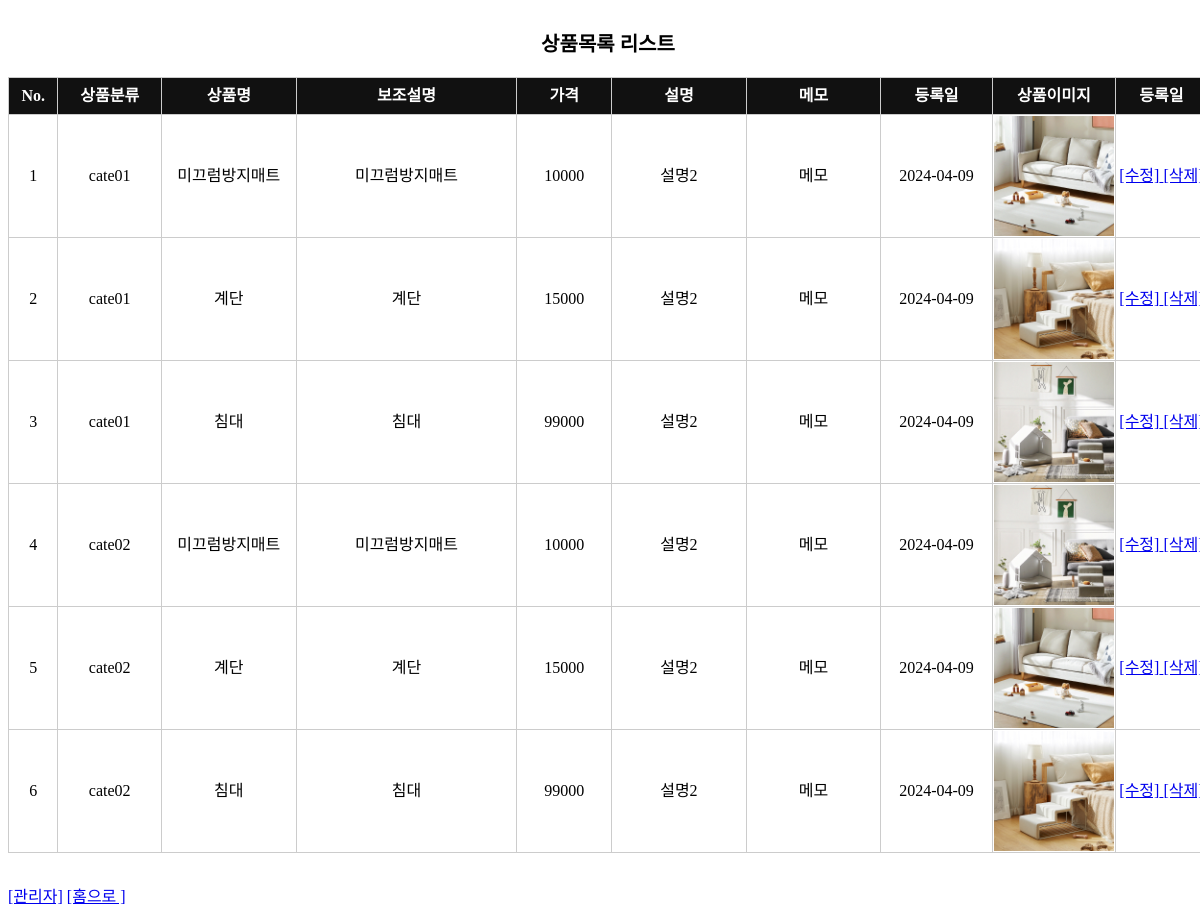
The page /php/product_list.php on the database its author committed.
### tables this page shows
CREATE TABLE `shop_data` (
  `no` int(6) NOT NULL,
  `cate` varchar(100) DEFAULT NULL,
  `img` varchar(255) NOT NULL,
  `name` varchar(20) NOT NULL,
  `parent` varchar(20) NOT NULL,
  `price` double NOT NULL,
  `comment` varchar(500) NOT NULL,
  `memo` varchar(255) NOT NULL,
  `datetime` datetime DEFAULT current_timestamp()
);

### php/product_list.php (the view, shortened to what this page needs)
<?php
  include('../db/db_conn.php');
  $sql = "SELECT * FROM shop_data";
  $result = mysqli_query($conn, $sql);
  echo "<table class='product_list'><caption>상품목록 리스트</caption>";
  echo "<tr><th>No.</th><th>상품분류</th><th>상품명</th><th>보조설명</th><th>가격</th><th>설명</th><th>메모</th><th>등록일</th><th>상품이미지</th><th>등록일</th></tr>";
  while($row=mysqli_fetch_row($result)){
    echo "<tr><td>" . $row[0] . "</td>";
    echo "<td>" . $row[1] . "</td>";
    echo "<td>" . $row[3] . "</td>";
    echo "<td>" . $row[4] . "</td>";
    echo "<td>" . $row[5] . "</td>";
    echo "<td>" . $row[6] . "</td>";
    echo "<td>" . $row[7] . "</td>";
    echo "<td>" . date('Y-m-d', strtotime($row[8])) . "</td>";
    echo "<td><img src='../images/shop/" . $row[2] . "' alt='상품이미지'></td>";
    echo "<td><a href='product_update.php?no=" . $row[0] . "' title='수정하기'>&#91;수정&#93;</a><a href='product_del.php?no=" . $row[0] . "' title='삭제하기'>	&#91;삭제&#93;</a></td></tr>";
  }
  echo "</table><p><a href='../admin.php' title='관리자'>&#91;관리자&#93;</a>&nbsp;<a href='../index.php' title='홈으로'>&#91;홈으로	&#93;</a></p>";
?>

### php/product_list.php (style rules this page uses)
.product_list { border:1px solid #ccc; border-collapse:collapse; width:1200px; margin:0px auto 30px auto; }
.product_list caption { font-weight:bold; font-size:20px; padding:20px 0px; }
.product_list th { background:#111;color:#fff; }
.product_list td:first-child { width:50px; }
.product_list td:nth-child(2) { width:110px; }
.product_list td:nth-child(3) { width:150px; }
.product_list td:nth-child(4) { width:250px; }
.product_list td:nth-child(5) { width:100px; }
.product_list td:nth-child(6) { width:150px; }
.product_list td:nth-child(7) { width:150px; }
.product_list td:nth-child(8) { width:120px; }
.product_list td:nth-child(9) { width:120px; }
.product_list td:last-child { width:100px; }
.product_list td, .product_list th { border:1px solid #ccc; line-height:34px; text-align:center; }
img { width:120px; }

### rows shown on the page
shop_data: no "1", cate "cate01", name "미끄럼방지매트", parent "미끄럼방지매트", price "10000", comment "설명2", memo "메모", datetime "2024-04-09", img (picture)
shop_data: no "2", cate "cate01", name "계단", parent "계단", price "15000", comment "설명2", memo "메모", datetime "2024-04-09", img (picture)
shop_data: no "3", cate "cate01", name "침대", parent "침대", price "99000", comment "설명2", memo "메모", datetime "2024-04-09", img (picture)
shop_data: no "4", cate "cate02", name "미끄럼방지매트", parent "미끄럼방지매트", price "10000", comment "설명2", memo "메모", datetime "2024-04-09", img (picture)
shop_data: no "5", cate "cate02", name "계단", parent "계단", price "15000", comment "설명2", memo "메모", datetime "2024-04-09", img (picture)
shop_data: no "6", cate "cate02", name "침대", parent "침대", price "99000", comment "설명2", memo "메모", datetime "2024-04-09", img (picture)
